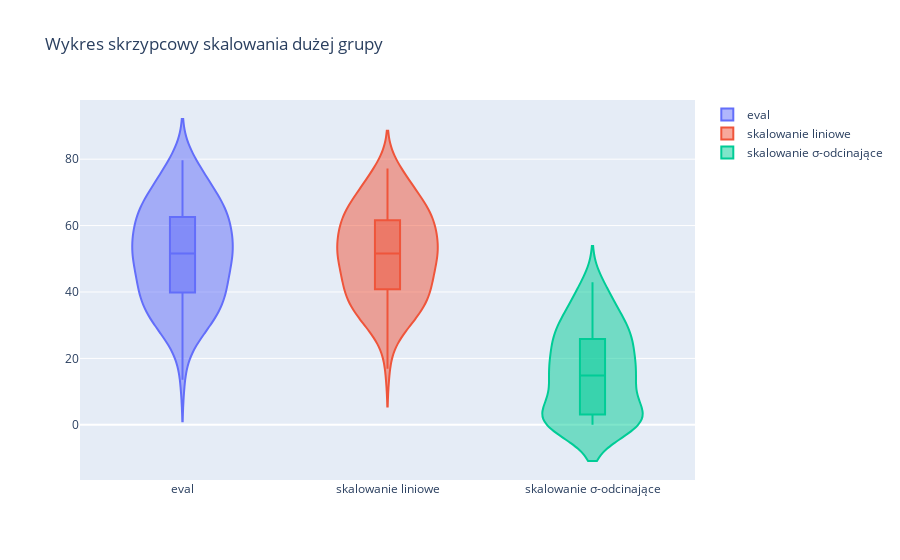

Notebook source saved alongside this figure:
### Code cell
fig = go.Figure(layout=dict(title="Wykres skrzypcowy skalowania dużej grupy"))
for column in df.iloc[:, 4:]:
    fig.add_trace(go.Violin(y=df[column], name=column, box_visible=True))

fig.write_image("fig.svg")
fig.show()
